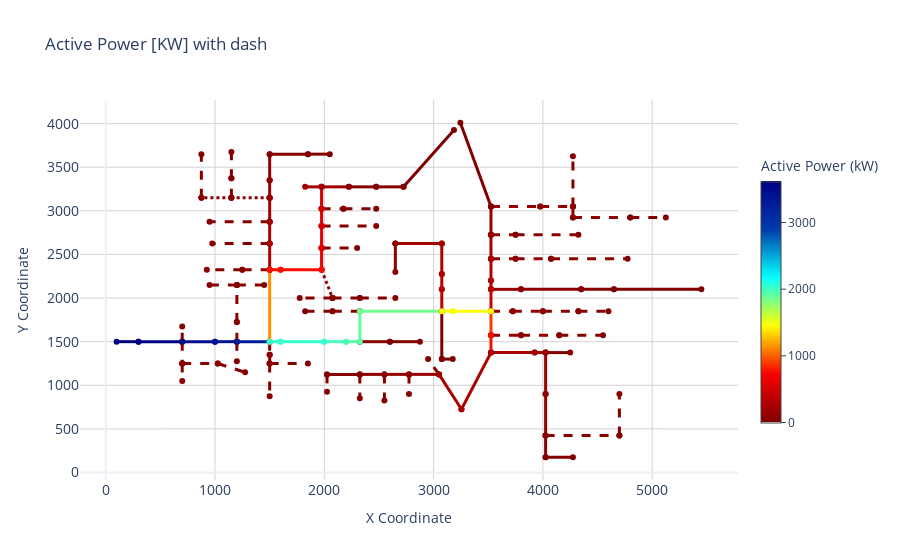

The notebook cell this image was saved under:
### Markdown cell above
## Step 7: Customize Line Styles and Mark Specific Buses

We can change the line styles and also mark specific buses on the circuit plot.

### Code cell
# Customize plot: Active power with custom dash style for lines
dss_tools.interactive_view.circuit_plot(parameter="active power", title="Active Power [KW] with dash", dash_2ph="dot", dash_1ph="dash")
